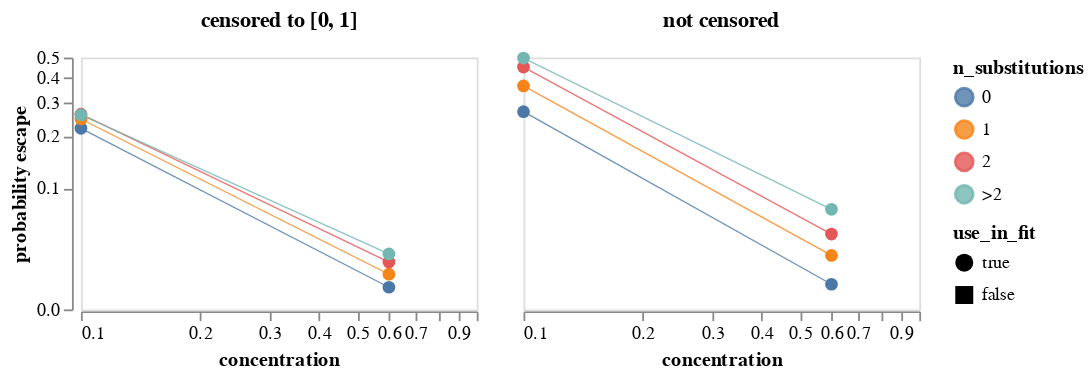

The notebook cell this image was saved under:
### Markdown cell above
Get mean probability of escape across all variants with the indicated number of mutations.
Note we weight each retained variant equally regardless of how many barcode counts it has.
We plot means for both the censored (set to between 0 and 1)and uncensored prob escape.
Note that the plot uses a symlog scale for the y-axis.
Mouseover points for details.

### Code cell
max_aa_subs = prob_escape_filters["max_aa_subs"]

mean_prob_escape = (
    prob_escape.query("retain")
    .assign(
        n_substitutions=lambda x: (
            x["aa_substitutions"]
            .str.split()
            .map(len)
            .clip(upper=max_aa_subs)
            .map(lambda n: str(n) if n < max_aa_subs else f">{int(max_aa_subs - 1)}")
        ),
        prob_escape_uncensored=lambda x: x["prob_escape_uncensored"].clip(
            upper=prob_escape_filters["clip_uncensored_prob_escape"],
        ),
    )
    .groupby(
        ["sample", "concentration", "use_in_fit", "n_substitutions"], as_index=False
    )
    .aggregate(
        prob_escape=pd.NamedAgg("prob_escape", "mean"),
        prob_escape_uncensored=pd.NamedAgg("prob_escape_uncensored", "mean"),
        n_variants=pd.NamedAgg("barcode", "count"),
    )
    .rename(
        columns={
            "prob_escape": "censored to [0, 1]",
            "prob_escape_uncensored": "not censored",
        }
    )
    .melt(
        id_vars=[
            "sample",
            "concentration",
            "use_in_fit",
            "n_substitutions",
            "n_variants",
        ],
        var_name="censored",
        value_name="probability escape",
    )
)

print(f"Writing mean prob escape for samples used in fit to {prob_escape_mean_csv}")
mean_prob_escape.to_csv(prob_escape_mean_csv, index=False, float_format="%.4g")

mean_prob_escape_chart = (
    alt.Chart(mean_prob_escape)
    .encode(
        x=alt.X("concentration", scale=alt.Scale(type="log")),
        y=alt.Y(
            "probability escape",
            scale=alt.Scale(type="symlog", constant=0.04),
        ),
        column=alt.Column(
            "censored",
            title=None,
            header=alt.Header(labelFontWeight="bold", labelFontSize=12),
        ),
        color=alt.Color("n_substitutions"),
        tooltip=[
            alt.Tooltip(c, format=".3g") if c == "probability escape" else c
            for c in mean_prob_escape.columns
        ],
        shape=alt.Shape("use_in_fit", scale=alt.Scale(domain=[True, False])),
    )
    .mark_line(point=True, size=0.75, opacity=0.8)
    .properties(width=220, height=140)
    .configure_axis(grid=False)
    .configure_point(size=50)
)

mean_prob_escape_chart

### Figure 1 — Vega-Lite specification as saved in the notebook (floating-point values rounded to 4 significant figures)
{"config": {"view": {"continuousWidth": 300, "continuousHeight": 300}, "axis": {"grid": false}, "point": {"size": 50}}, "data": {"name": "data-43fb2b073152bfbe6bf936748b3ab3de"}, "mark": {"type": "line", "opacity": 0.8, "point": true, "size": 0.75}, "encoding": {"color": {"field": "n_substitutions", "type": "nominal"}, "column": {"field": "censored", "header": {"labelFontSize": 12, "labelFontWeight": "bold"}, "title": null, "type": "nominal"}, "shape": {"field": "use_in_fit", "scale": {"domain": [true, false]}, "type": "nominal"}, "tooltip": [{"field": "sample", "type": "nominal"}, {"field": "concentration", "type": "quantitative"}, {"field": "use_in_fit", "type": "nominal"}, {"field": "n_substitutions", "type": "nominal"}, {"field": "n_variants", "type": "quantitative"}, {"field": "censored", "type": "nominal"}, {"field": "probability escape", "format": ".3g", "type": "quantitative"}], "x": {"field": "concentration", "scale": {"type": "log"}, "type": "quantitative"}, "y": {"field": "probability escape", "scale": {"constant": 0.04, "type": "symlog"}, "type": "quantitative"}}, "height": 140, "width": 220, "$schema": "https://vega.github.io/schema/vega-lite/v5.8.0.json", "datasets": {"data-43fb2b073152bfbe6bf936748b3ab3de": [{"sample": "LibB-221115-293T-m102-0.1", "concentration": 0.1, "use_in_fit": true, "n_substitutions": "0", "n_variants": 7081, "censored": "censored to [0, 1]", "probability escape": 0.22}, {"sample": "LibB-221115-293T-m102-0.1", "concentration": 0.1, "use_in_fit": true, "n_substitutions": "1", "n_variants": 37712, "censored": "censored to [0, 1]", "probability escape": 0.2462}, {"sample": "LibB-221115-293T-m102-0.1", "concentration": 0.1, "use_in_fit": true, "n_substitutions": "2", "n_variants": 11590, "censored": "censored to [0, 1]", "probability escape": 0.261}, {"sample": "LibB-221115-293T-m102-0.1", "concentration": 0.1, "use_in_fit": true, "n_substitutions": ">2", "n_variants": 1985, "censored": "censored to [0, 1]", "probability escape": 0.2586}, {"sample": "LibB-221115-293T-m102-0.6", "concentration": 0.6, "use_in_fit": true, "n_substitutions": "0", "n_variants": 7052, "censored": "censored to [0, 1]", "probability escape": 0.01031}, {"sample": "LibB-221115-293T-m102-0.6", "concentration": 0.6, "use_in_fit": true, "n_substitutions": "1", "n_variants": 37257, "censored": "censored to [0, 1]", "probability escape": 0.01755}, {"sample": "LibB-221115-293T-m102-0.6", "concentration": 0.6, "use_in_fit": true, "n_substitutions": "2", "n_variants": 11343, "censored": "censored to [0, 1]", "probability escape": 0.02527}, {"sample": "LibB-221115-293T-m102-0.6", "concentration": 0.6, "use_in_fit": true, "n_substitutions": ">2", "n_variants": 1931, "censored": "censored to [0, 1]", "probability escape": 0.03094}, {"sample": "LibB-221115-293T-m102-0.1", "concentration": 0.1, "use_in_fit": true, "n_substitutions": "0", "n_variants": 7081, "censored": "not censored", "probability escape": 0.2687}, {"sample": "LibB-221115-293T-m102-0.1", "concentration": 0.1, "use_in_fit": true, "n_substitutions": "1", "n_variants": 37712, "censored": "not censored", "probability escape": 0.363}, {"sample": "LibB-221115-293T-m102-0.1", "concentration": 0.1, "use_in_fit": true, "n_substitutions": "2", "n_variants": 11590, "censored": "not censored", "probability escape": 0.4495}, {"sample": "LibB-221115-293T-m102-0.1", "concentration": 0.1, "use_in_fit": true, "n_substitutions": ">2", "n_variants": 1985, "censored": "not censored", "probability escape": 0.497}, {"sample": "LibB-221115-293T-m102-0.6", "concentration": 0.6, "use_in_fit": true, "n_substitutions": "0", "n_variants": 7052, "censored": "not censored", "probability escape": 0.01189}, {"sample": "LibB-221115-293T-m102-0.6", "concentration": 0.6, "use_in_fit": true, "n_substitutions": "1", "n_variants": 37257, "censored": "not censored", "probability escape": 0.02988}, {"sample": "LibB-221115-293T-m102-0.6", "concentration": 0.6, "use_in_fit": true, "n_substitutions": "2", "n_variants": 11343, "censored": "not censored", "probability escape": 0.04717}, {"sample": "LibB-221115-293T-m102-0.6", "concentration": 0.6, "use_in_fit": true, "n_substitutions": ">2", "n_variants": 1931, "censored": "not censored", "probability escape": 0.07254}]}}
